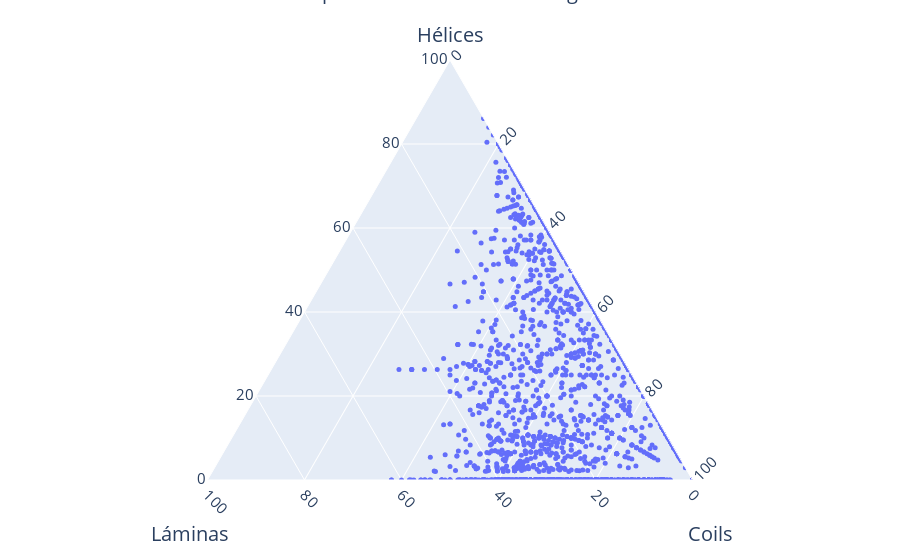

Notebook code for this chart:
### Code cell
import plotly.express as px


fig = px.scatter_ternary(negative_complete, a='helix%', b='sheet%', c='coil%')

fig.update_traces(marker=dict(size=5),
                  selector=dict(mode='markers'))

def makeAxis(title, tickangle):
    return {
      'title': title,
      'titlefont': { 'size': 20 },
      'tickangle': tickangle,
      'tickfont': { 'size': 15 },
      'tickcolor': 'rgba(0,0,0,0)',
      'ticklen': 5,
      'showline': True,
      'showgrid': True
    }
fig.update_layout(
{
    'ternary': {
        'sum': 100,
        'aaxis': makeAxis('Hélices', 0),
        'baxis': makeAxis('<br>Láminas', 45),
        'caxis': makeAxis('<br>Coils', -45)
    },
    'annotations': [{
      'showarrow': False,
      'text': 'Composicion estructural set negativo',
        'x': 0.5,
        'y': 1.20,
        'font': { 'size': 20 }
    }]
}
        ) 
fig.show()

### Figure 1 — Plotly figure (JSON) as saved in the notebook; plotly's stock layout.template omitted (floating-point values rounded to 4 significant figures; data arrays with more than 128 entries replaced by an {"elided": "..."} marker saying what was removed)
{"data": [{"a": {"elided": "2514 float values"}, "b": {"elided": "2514 float values"}, "c": {"elided": "2514 float values"}, "hovertemplate": "helix%=%{a}<br>sheet%=%{b}<br>coil%=%{c}<extra></extra>", "legendgroup": "", "marker": {"color": "#636efa", "size": 5, "symbol": "circle"}, "mode": "markers", "name": "", "showlegend": false, "subplot": "ternary", "type": "scatterternary"}], "layout": {"annotations": [{"font": {"size": 20}, "showarrow": false, "text": "Composicion estructural set negativo", "x": 0.5, "y": 1.2}], "legend": {"tracegroupgap": 0}, "margin": {"t": 60}, "ternary": {"aaxis": {"showgrid": true, "showline": true, "tickangle": 0, "tickcolor": "rgba(0,0,0,0)", "tickfont": {"size": 15}, "ticklen": 5, "title": {"font": {"size": 20}, "text": "Hélices"}}, "baxis": {"showgrid": true, "showline": true, "tickangle": 45, "tickcolor": "rgba(0,0,0,0)", "tickfont": {"size": 15}, "ticklen": 5, "title": {"font": {"size": 20}, "text": "<br>Láminas"}}, "caxis": {"showgrid": true, "showline": true, "tickangle": -45, "tickcolor": "rgba(0,0,0,0)", "tickfont": {"size": 15}, "ticklen": 5, "title": {"font": {"size": 20}, "text": "<br>Coils"}}, "domain": {"x": [0, 1], "y": [0, 1]}, "sum": 100}}}
